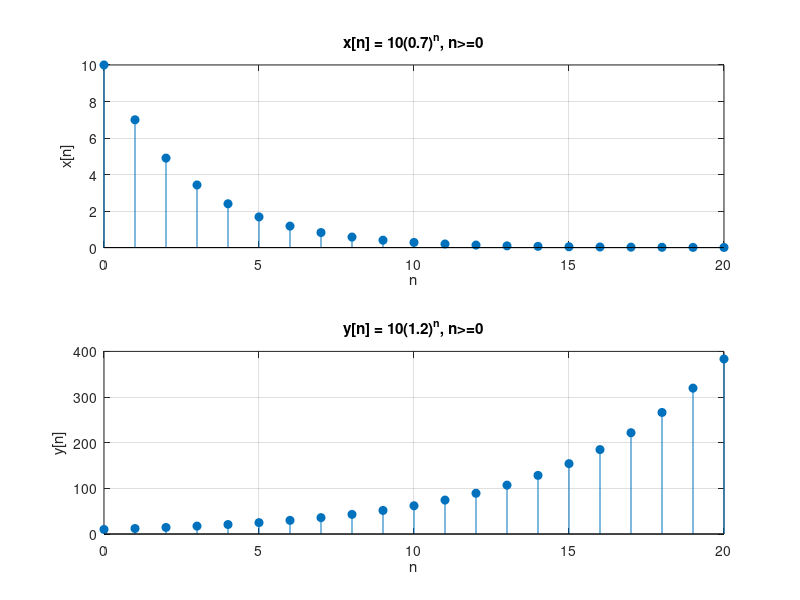

MATLAB code to generate this figure:
%%% Problem 1.49
% Discrete-time signals:
% (a) x[n] = 10 * (0.7) ^ n,  n >= 0
% (b) y[n] = 10 * (1.2) ^ n,  n >= 0

% Define index n
n = 0:20;  % 20 : upper limit, can adjust it if needed

% Define the signals
x = 10 * (0.7) .^ n;
y = 10 * (1.2) .^ n;

% Plot the signals
% stem (discrete-time plot)
figure;
% (a)
subplot(2,1,1);
stem(n, x, 'filled');
title('x[n] = 10(0.7)^n, n>=0');
xlabel('n');
ylabel('x[n]');
grid on;
% (b)
subplot(2,1,2);
stem(n, y, 'filled');
title('y[n] = 10(1.2)^n, n>=0');
xlabel('n');
ylabel('y[n]');
grid on;
